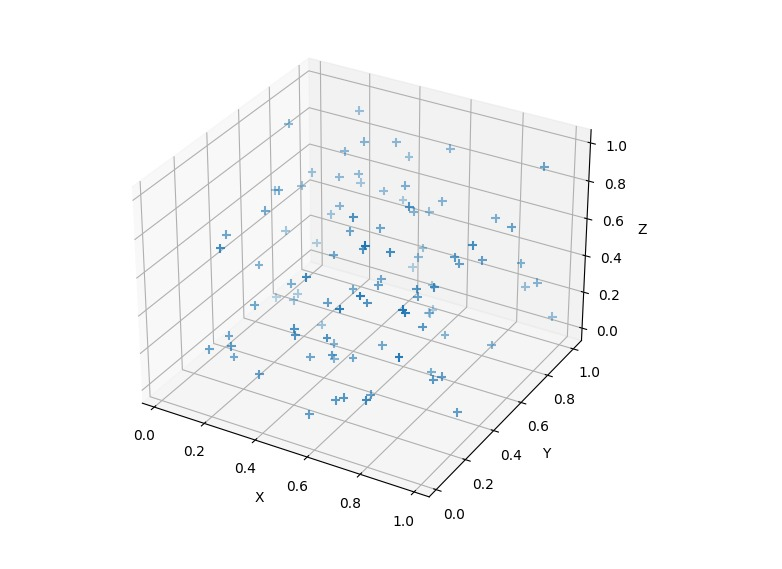

The script that drew this image:
import numpy as np
import matplotlib.pyplot as plt
from mpl_toolkits.mplot3d import Axes3D

fig = plt.figure()

ax = fig.add_subplot(111, projection='3d')

# Generate data for the plot
X = np.random.rand(100)
Y = np.random.rand(100)
Z = np.random.rand(100)

# Plot the data
ax.scatter(X, Y, Z, marker='+', s=40)


# Add labels to the plot
ax.set_xlabel('X')
ax.set_ylabel('Y')
ax.set_zlabel('Z')

plt.show()
